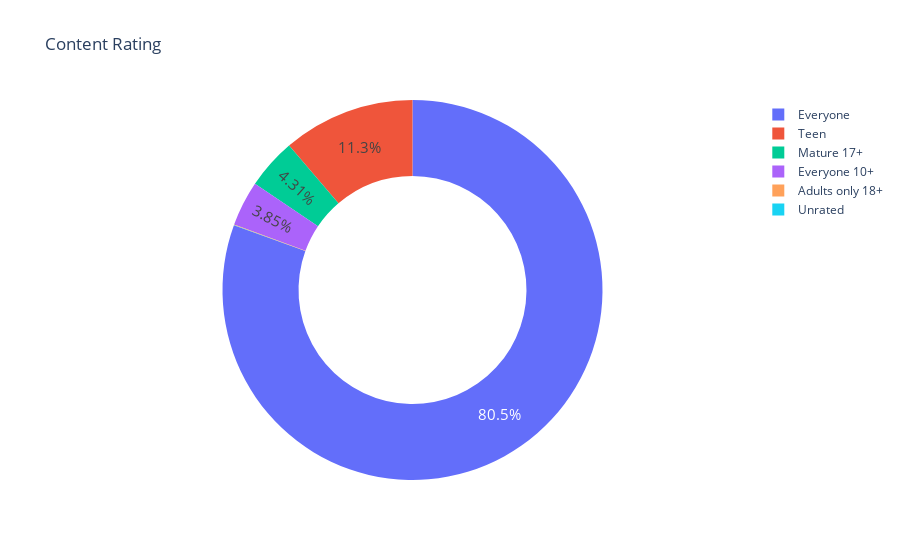

Notebook cell for this chart:
### Code cell
fig=px.pie(labels=ratings.index, values=ratings.values, title="Content Rating", names=ratings.index, hole=0.6)
fig.update_traces(textposition='inside', textinfo='percent', textfont_size=15)
fig.show()

### Figure 1 — Plotly figure (JSON) as saved in the notebook; plotly's stock layout.template omitted (floating-point values rounded to 4 significant figures)
{"data": [{"domain": {"x": [0, 1], "y": [0, 1]}, "hole": 0.6, "hovertemplate": "label=%{label}<br>value=%{value}<extra></extra>", "labels": ["Everyone", "Teen", "Mature 17+", "Everyone 10+", "Adults only 18+", "Unrated"], "legendgroup": "", "name": "", "showlegend": true, "textfont": {"size": 15}, "textinfo": "percent", "textposition": "inside", "type": "pie", "values": [6677, 933, 357, 319, 3, 1]}], "layout": {"autosize": true, "legend": {"tracegroupgap": 0}, "title": {"text": "Content Rating"}}}
